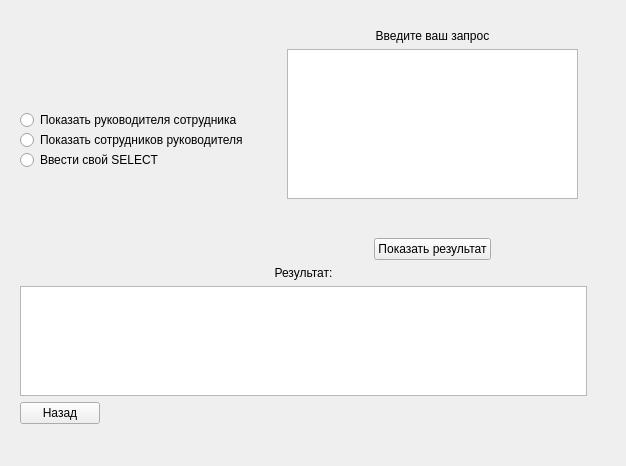
<?xml version="1.0" encoding="UTF-8"?>
<ui version="4.0">
 <class>MainWindow</class>
 <widget class="QMainWindow" name="MainWindow">
  <property name="geometry">
   <rect>
    <x>0</x>
    <y>0</y>
    <width>626</width>
    <height>466</height>
   </rect>
  </property>
  <property name="windowTitle">
   <string>MainWindow</string>
  </property>
  <widget class="QWidget" name="centralwidget">
   <widget class="QStackedWidget" name="stackedWidget">
    <property name="geometry">
     <rect>
      <x>11</x>
      <y>11</y>
      <width>585</width>
      <height>422</height>
     </rect>
    </property>
    <property name="currentIndex">
     <number>1</number>
    </property>
    <widget class="QWidget" name="add_employee">
     <layout class="QGridLayout" name="gridLayout_2">
      <item row="0" column="0">
       <layout class="QVBoxLayout" name="verticalLayout">
        <item>
         <widget class="QLabel" name="label_3">
          <property name="text">
           <string>Добавьте сотрудника и его руководителя</string>
          </property>
          <property name="alignment">
           <set>Qt::AlignCenter</set>
          </property>
         </widget>
        </item>
        <item>
         <spacer name="verticalSpacer">
          <property name="orientation">
           <enum>Qt::Vertical</enum>
          </property>
          <property name="sizeHint" stdset="0">
           <size>
            <width>20</width>
            <height>40</height>
           </size>
          </property>
         </spacer>
        </item>
        <item>
         <layout class="QFormLayout" name="formLayout">
          <item row="0" column="0">
           <widget class="QLabel" name="label">
            <property name="text">
             <string>ФИО сотрудника</string>
            </property>
           </widget>
          </item>
          <item row="0" column="1">
           <widget class="QLineEdit" name="fio_employee"/>
          </item>
          <item row="1" column="0">
           <widget class="QLabel" name="label_2">
            <property name="text">
             <string>ФИО руководителя</string>
            </property>
           </widget>
          </item>
          <item row="1" column="1">
           <widget class="QLineEdit" name="fio_supervisor"/>
          </item>
         </layout>
        </item>
        <item>
         <spacer name="verticalSpacer_2">
          <property name="orientation">
           <enum>Qt::Vertical</enum>
          </property>
          <property name="sizeHint" stdset="0">
           <size>
            <width>20</width>
            <height>40</height>
           </size>
          </property>
         </spacer>
        </item>
        <item>
         <widget class="QCheckBox" name="added_director">
          <property name="text">
           <string>Добавить гинерального директора</string>
          </property>
         </widget>
        </item>
        <item>
         <widget class="QPushButton" name="added">
          <property name="text">
           <string>Добавить</string>
          </property>
         </widget>
        </item>
        <item>
         <layout class="QHBoxLayout" name="horizontalLayout">
          <item>
           <spacer name="horizontalSpacer_4">
            <property name="orientation">
             <enum>Qt::Horizontal</enum>
            </property>
            <property name="sizeHint" stdset="0">
             <size>
              <width>40</width>
              <height>20</height>
             </size>
            </property>
           </spacer>
          </item>
          <item>
           <widget class="QPushButton" name="move_on">
            <property name="text">
             <string>Дальше</string>
            </property>
           </widget>
          </item>
         </layout>
        </item>
       </layout>
      </item>
     </layout>
    </widget>
    <widget class="QWidget" name="select_employee">
     <layout class="QGridLayout" name="gridLayout_3">
      <item row="0" column="0">
       <layout class="QVBoxLayout" name="verticalLayout_4">
        <item>
         <layout class="QHBoxLayout" name="horizontalLayout_4">
          <property name="spacing">
           <number>30</number>
          </property>
          <property name="sizeConstraint">
           <enum>QLayout::SetMinimumSize</enum>
          </property>
          <property name="bottomMargin">
           <number>0</number>
          </property>
          <item>
           <layout class="QVBoxLayout" name="verticalLayout_2">
            <item>
             <spacer name="verticalSpacer_4">
              <property name="orientation">
               <enum>Qt::Vertical</enum>
              </property>
              <property name="sizeHint" stdset="0">
               <size>
                <width>20</width>
                <height>40</height>
               </size>
              </property>
             </spacer>
            </item>
            <item>
             <layout class="QVBoxLayout" name="verticalLayout_8">
              <property name="spacing">
               <number>0</number>
              </property>
              <item>
               <widget class="QRadioButton" name="select_employee_supervisors">
                <property name="text">
                 <string>Показать руководителя сотрудника</string>
                </property>
               </widget>
              </item>
              <item>
               <widget class="QRadioButton" name="select_employees_of_head">
                <property name="text">
                 <string>Показать сотрудников руководителя</string>
                </property>
               </widget>
              </item>
              <item>
               <widget class="QRadioButton" name="self_select_quetry">
                <property name="text">
                 <string>Ввести свой SELECT</string>
                </property>
               </widget>
              </item>
             </layout>
            </item>
            <item>
             <spacer name="verticalSpacer_3">
              <property name="orientation">
               <enum>Qt::Vertical</enum>
              </property>
              <property name="sizeHint" stdset="0">
               <size>
                <width>20</width>
                <height>40</height>
               </size>
              </property>
             </spacer>
            </item>
           </layout>
          </item>
          <item>
           <layout class="QVBoxLayout" name="verticalLayout_3">
            <item>
             <widget class="QStackedWidget" name="stackedWidget_2">
              <property name="currentIndex">
               <number>2</number>
              </property>
              <widget class="QWidget" name="employee_supervisors">
               <layout class="QGridLayout" name="gridLayout_4">
                <item row="0" column="0">
                 <layout class="QVBoxLayout" name="verticalLayout_5">
                  <item>
                   <spacer name="verticalSpacer_6">
                    <property name="orientation">
                     <enum>Qt::Vertical</enum>
                    </property>
                    <property name="sizeHint" stdset="0">
                     <size>
                      <width>20</width>
                      <height>40</height>
                     </size>
                    </property>
                   </spacer>
                  </item>
                  <item>
                   <widget class="QLabel" name="label_4">
                    <property name="text">
                     <string>Введите имя сотрудника</string>
                    </property>
                    <property name="alignment">
                     <set>Qt::AlignCenter</set>
                    </property>
                   </widget>
                  </item>
                  <item>
                   <widget class="QLineEdit" name="employee"/>
                  </item>
                  <item>
                   <spacer name="verticalSpacer_5">
                    <property name="orientation">
                     <enum>Qt::Vertical</enum>
                    </property>
                    <property name="sizeHint" stdset="0">
                     <size>
                      <width>20</width>
                      <height>40</height>
                     </size>
                    </property>
                   </spacer>
                  </item>
                 </layout>
                </item>
               </layout>
              </widget>
              <widget class="QWidget" name="employees_of_head">
               <layout class="QGridLayout" name="gridLayout_5">
                <item row="0" column="0">
                 <layout class="QVBoxLayout" name="verticalLayout_6">
                  <item>
                   <spacer name="verticalSpacer_7">
                    <property name="orientation">
                     <enum>Qt::Vertical</enum>
                    </property>
                    <property name="sizeHint" stdset="0">
                     <size>
                      <width>20</width>
                      <height>40</height>
                     </size>
                    </property>
                   </spacer>
                  </item>
                  <item>
                   <widget class="QLabel" name="label_5">
                    <property name="text">
                     <string>Введите имя руководителя</string>
                    </property>
                    <property name="alignment">
                     <set>Qt::AlignCenter</set>
                    </property>
                   </widget>
                  </item>
                  <item>
                   <widget class="QLineEdit" name="supervisior"/>
                  </item>
                  <item>
                   <spacer name="verticalSpacer_8">
                    <property name="orientation">
                     <enum>Qt::Vertical</enum>
                    </property>
                    <property name="sizeHint" stdset="0">
                     <size>
                      <width>20</width>
                      <height>40</height>
                     </size>
                    </property>
                   </spacer>
                  </item>
                 </layout>
                </item>
               </layout>
              </widget>
              <widget class="QWidget" name="select_query">
               <layout class="QGridLayout" name="gridLayout_6">
                <item row="0" column="0">
                 <layout class="QVBoxLayout" name="verticalLayout_7">
                  <item>
                   <spacer name="verticalSpacer_9">
                    <property name="orientation">
                     <enum>Qt::Vertical</enum>
                    </property>
                    <property name="sizeHint" stdset="0">
                     <size>
                      <width>20</width>
                      <height>40</height>
                     </size>
                    </property>
                   </spacer>
                  </item>
                  <item>
                   <widget class="QLabel" name="label_6">
                    <property name="text">
                     <string>Введите ваш запрос</string>
                    </property>
                    <property name="alignment">
                     <set>Qt::AlignCenter</set>
                    </property>
                   </widget>
                  </item>
                  <item>
                   <widget class="QTextEdit" name="select">
                    <property name="autoFillBackground">
                     <bool>false</bool>
                    </property>
                   </widget>
                  </item>
                 </layout>
                </item>
               </layout>
              </widget>
              <widget class="QWidget" name="no_selected"/>
             </widget>
            </item>
            <item>
             <layout class="QHBoxLayout" name="horizontalLayout_2">
              <item>
               <spacer name="horizontalSpacer">
                <property name="orientation">
                 <enum>Qt::Horizontal</enum>
                </property>
                <property name="sizeHint" stdset="0">
                 <size>
                  <width>40</width>
                  <height>20</height>
                 </size>
                </property>
               </spacer>
              </item>
              <item>
               <widget class="QPushButton" name="result_select">
                <property name="text">
                 <string>Показать результат</string>
                </property>
               </widget>
              </item>
              <item>
               <spacer name="horizontalSpacer_2">
                <property name="orientation">
                 <enum>Qt::Horizontal</enum>
                </property>
                <property name="sizeHint" stdset="0">
                 <size>
                  <width>40</width>
                  <height>20</height>
                 </size>
                </property>
               </spacer>
              </item>
             </layout>
            </item>
           </layout>
          </item>
         </layout>
        </item>
        <item>
         <widget class="QLabel" name="label_7">
          <property name="text">
           <string>Результат:</string>
          </property>
          <property name="alignment">
           <set>Qt::AlignCenter</set>
          </property>
         </widget>
        </item>
        <item>
         <widget class="QTextBrowser" name="query_output"/>
        </item>
        <item>
         <layout class="QHBoxLayout" name="horizontalLayout_3">
          <item>
           <widget class="QPushButton" name="back">
            <property name="text">
             <string>Назад</string>
            </property>
           </widget>
          </item>
          <item>
           <spacer name="horizontalSpacer_3">
            <property name="orientation">
             <enum>Qt::Horizontal</enum>
            </property>
            <property name="sizeHint" stdset="0">
             <size>
              <width>40</width>
              <height>20</height>
             </size>
            </property>
           </spacer>
          </item>
         </layout>
        </item>
       </layout>
      </item>
     </layout>
    </widget>
   </widget>
  </widget>
 </widget>
 <resources/>
 <connections/>
</ui>
